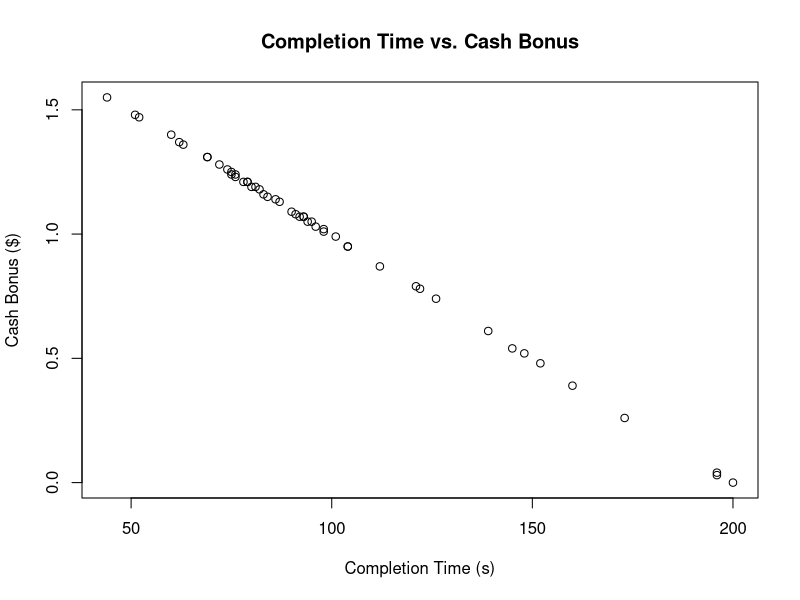
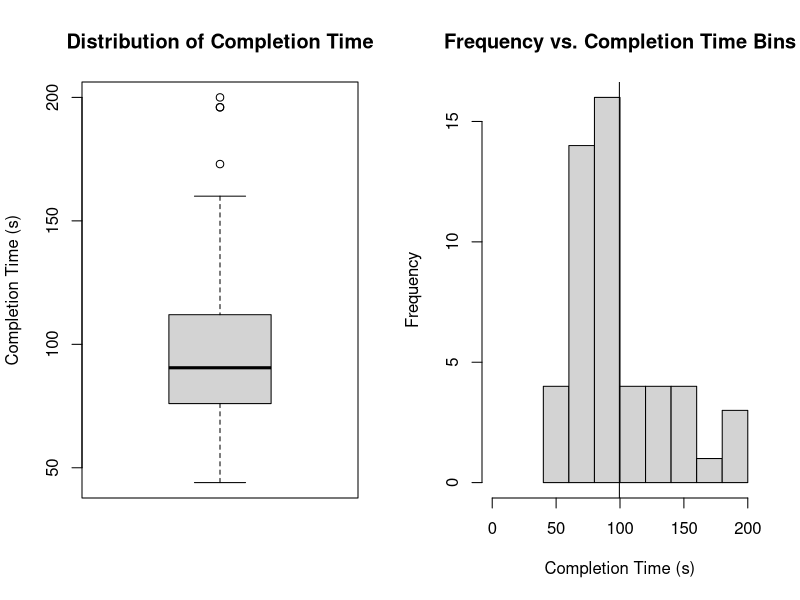
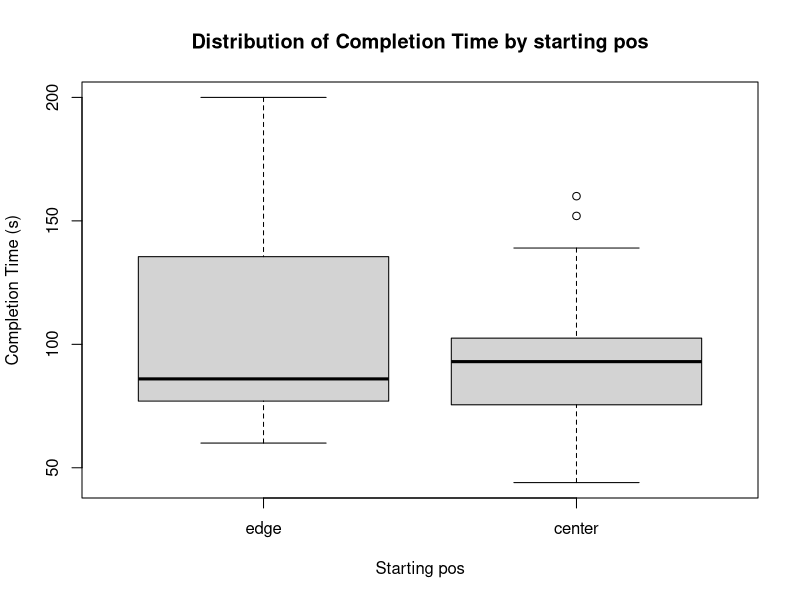
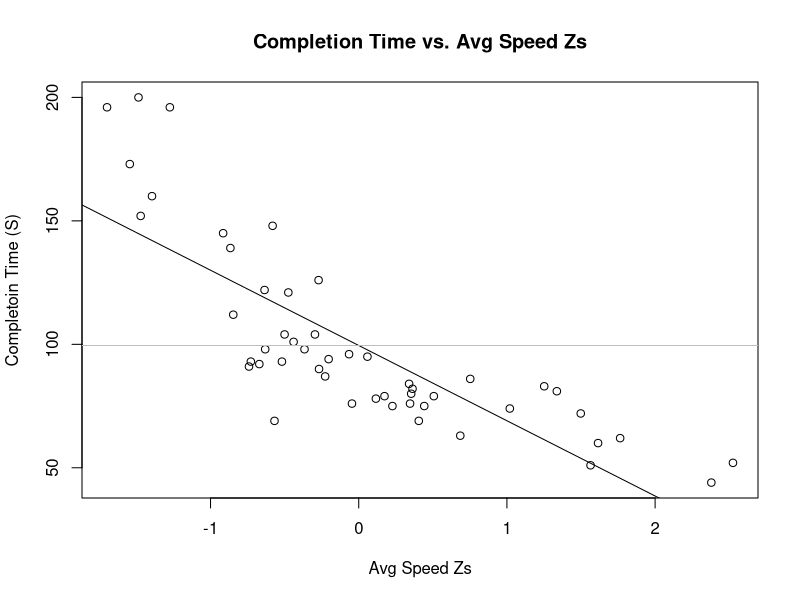
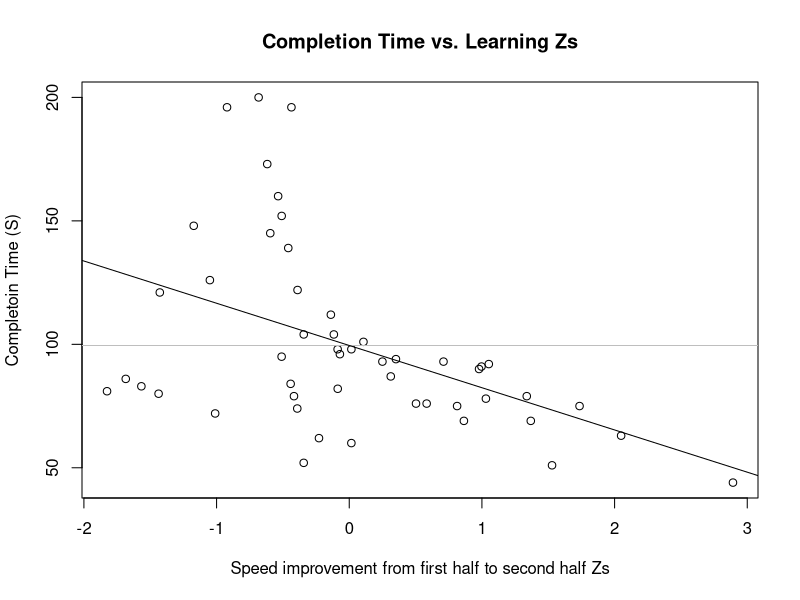
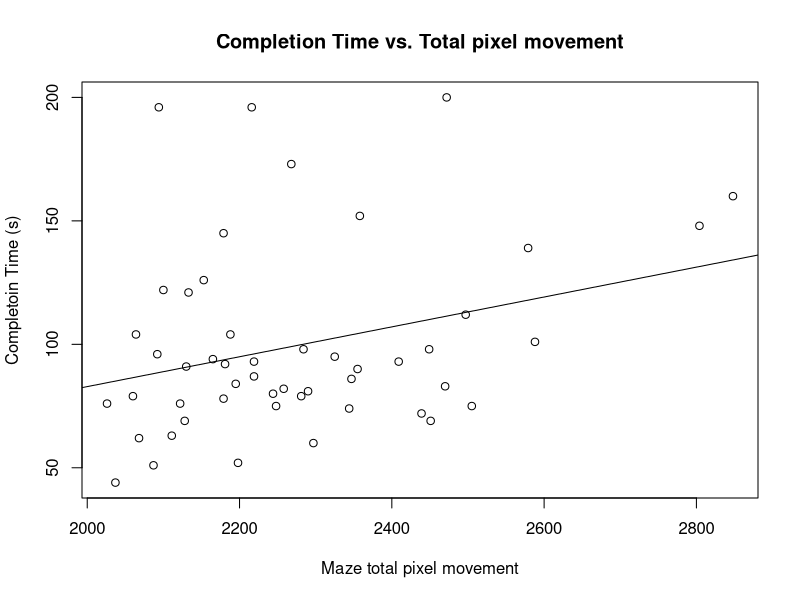
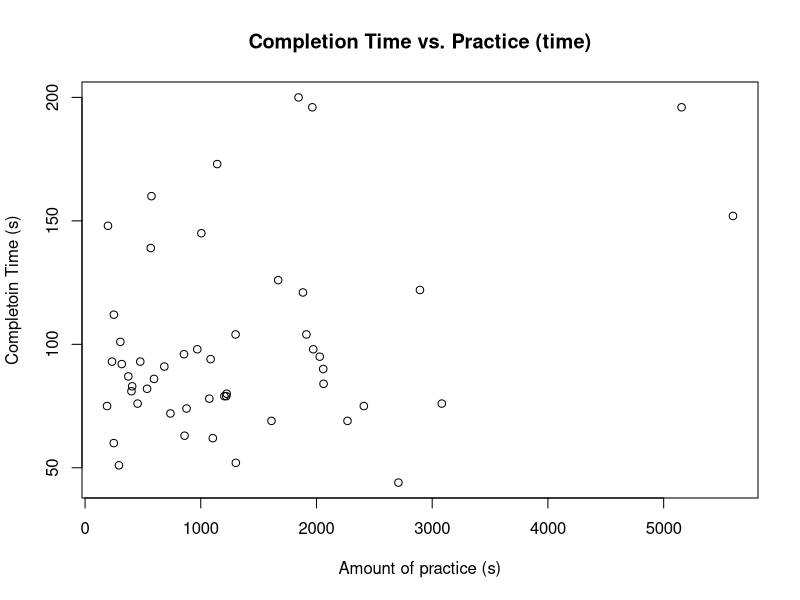
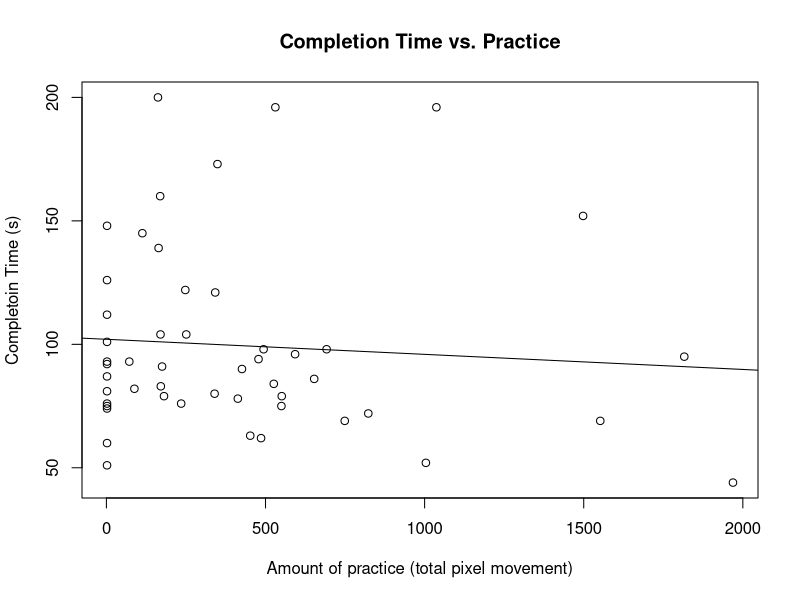

Recreate these plots in R, in order. (Note: this script raises an error after producing the figures.)
## ---- chunk 1
masterData <- read.csv("v2_mover_date_master.csv")

#**********************************
#Create Derived Metrics
#**********************************

#Improvement Index
masterData$first_half_sec_half_improvement <- 
  masterData$second_halv_avg_speed - masterData$first_half_avg_speed


#**********************************
#Initialize Z Score Values
#**********************************

#Completion Time Z scores
masterData$completion_time_z <- 
  (masterData$completion_time - mean(masterData$completion_time)) / sd(masterData$completion_time)

#Total Avg Speed Z scores
masterData$total_avg_speed_z <- 
  (masterData$total_avg_speed - mean(masterData$total_avg_speed)) /sd(masterData$total_avg_speed)

#Improvement Z scores
masterData$first_half_sec_half_improvement_z <-
(masterData$first_half_sec_half_improvement -
mean(masterData$first_half_sec_half_improvement))/sd(masterData$first_half_sec_half_improvement)

## ---- chunk 2
#Let's see if completoin time predicts bonus..
plot(x=masterData$completion_time, y = masterData$cash_bonus, ylab = "Cash Bonus ($)",
     main = "Completion Time vs. Cash Bonus", xlab = "Completion Time (s)")
## ---- chunk 3
cor(masterData$completion_time, masterData$cash_bonus)
## ---- chunk 4
par(mfrow = c(1,2))
boxplot(masterData$completion_time, main = "Distribution of Completion Time",
        ylab = "Completion Time (s)")
hist(masterData$completion_time, main = "Frequency vs. Completion Time Bins",
     xlim=c(0,200), xlab = "Completion Time (s)")
abline(v=mean(masterData$completion_time))
par(mfrow = c(1,1))
## ---- chunk 5
summary(masterData$completion_time)
## ---- chunk 6
#Graph it
boxplot(masterData$completion_time ~ masterData$start_from_center, xlab = "Starting pos",
        main = "Distribution of Completion Time by starting pos",
        names = c("edge", "center"), ylab = "Completion Time (s)")

?boxplot
## ---- chunk 7
#Take difference of means
mean(subset(masterData, start_from_center)$completion_time) - mean(subset(masterData, !start_from_center)$completion_time)
## ---- chunk 8
#Take the difference of means via a ttest

t.test(masterData$completion_time ~ masterData$start_from_center)$p.value
## ---- chunk 9
#Plot out completoin time vs. speed (z)
plot(completion_time ~ total_avg_speed_z, data = masterData,
main = "Completion Time vs. Avg Speed Zs", ylab = "Completoin Time (S)",
xlab = "Avg Speed Zs")
regression <- lm(completion_time ~ total_avg_speed_z, data = masterData)
abline(regression)
abline(h = mean(masterData$completion_time), col = "grey")
## ---- chunk 10
coef(regression)
## ---- chunk 11
summary(regression)$r.squared
## ---- chunk 12
#Learning vs. completion time
plot(completion_time ~ first_half_sec_half_improvement_z, data = masterData,
main = "Completion Time vs. Learning Zs", ylab = "Completoin Time (S)",
xlab = "Speed improvement from first half to second half Zs")
regression <- lm(completion_time ~ first_half_sec_half_improvement_z,
data = masterData)
abline(h = mean(masterData$completion_time), col = "gray")
abline(regression)
## ---- chunk 13
coef(regression)
## ---- chunk 14
summary(regression)$r.squared
## ---- chunk 15
#Does total pixel movement (i.e. efficiency) predict maze performance?
plot(completion_time ~ maze_total_pixel_movement, data = masterData,
main = "Completion Time vs. Total pixel movement", ylab = "Completoin Time (s)",
xlab = "Maze total pixel movement")
regression <- lm(completion_time ~ maze_total_pixel_movement, data = masterData)
abline(regression)
## ---- chunk 16
coef(regression)
## ---- chunk 17
summary(regression)$r.squared
## ---- chunk 18
#Does total practice (seconds) predict maze performance?
plot(completion_time ~ practice_time, data = masterData,
main = "Completion Time vs. Practice (time)", ylab = "Completoin Time (s)",
xlab = "Amount of practice (s)")
regression <- lm(completion_time ~ practice_time, data = masterData)
## ---- chunk 19
coef(regression)
## ---- chunk 20
summary(regression)$r.squared
## ---- chunk 21
#Look at total pixel movement
plot(completion_time ~ practice_total_pixel_movement, data = masterData,
main = "Completion Time vs. Practice", ylab = "Completoin Time (s)",
xlab = "Amount of practice (total pixel movement)")
regression <- lm(completion_time ~ practice_total_pixel_movement, data = masterData)
abline(regression)
## ---- chunk 22
coef(regression)
## ---- chunk 23
summary(regression)$r.squared
## ---- chunk 24
multi_var_regr <- lm(completion_time ~ total_avg_speed_z +
first_half_sec_half_improvement_z +
total_reset_count + maze_total_pixel_movement, data = masterData)
summary(multi_var_regr)
## ---- chunk 25

# "Compared to most people, how skilled do you think you are?"
masterData$self_skill_avg_q <- NA
masterData$self_skill_avg_q[masterData$self_skill_avg == "I am less skilled than most people"] <- -1
masterData$self_skill_avg_q[masterData$self_skill_avg == "I am about as skilled as most people"] <- 0
masterData$self_skill_avg_q[masterData$self_skill_avg == "I am more skilled than most people"] <- 1

# "Compared to MOST PEOPLE, how skilled do you think your partner is?"
masterData$partner_skill_avg_q <- NA
masterData$partner_skill_avg_q[masterData$partner_skill_avg == "They are less skilled than most people"] <- -1
masterData$partner_skill_avg_q[masterData$partner_skill_avg == "They are about as skilled as most people"] <- 0
masterData$partner_skill_avg_q[masterData$partner_skill_avg == "They are more skilled than most people"] <- 1

# "Compared to YOU, how skilled do you think your partner is?
masterData$partner_skill_you_q <- NA
masterData$partner_skill_you_q[masterData$partner_skill_you == "They are less skilled than me"] <- -1
masterData$partner_skill_you_q[masterData$partner_skill_you == "They are about as skilled as me"] <- 0
masterData$partner_skill_you_q[masterData$partner_skill_you == "They are more skilled than me"] <- 1


# "How often were you thinking about switching?"
masterData$switch_thinking_q <- NA
masterData$switch_thinking_q[masterData$switch_thinking == "Never"] <- 0
masterData$switch_thinking_q[masterData$switch_thinking == "Some of the time"] <- 1
masterData$switch_thinking_q[masterData$switch_thinking == "About half the time"] <- 2
masterData$switch_thinking_q[masterData$switch_thinking == "Most of the time"] <- 3
masterData$switch_thinking_q[masterData$switch_thinking == "The entire time"] <- 4

#Assign them to a catagory based on skill
masterData$skill_catagory <- NA
masterData$skill_catagory[masterData$completion_time_z <= -2] <- "ERROR" #IMPOSSIBLE to get a score this good!
masterData$skill_catagory[masterData$completion_time_z <= -1 & masterData$completion_time_z > -2] <- "-2_SD"
masterData$skill_catagory[masterData$completion_time_z <= 0 & masterData$completion_time_z > -1] <- "-1_SD"
masterData$skill_catagory[masterData$completion_time_z > 0 & masterData$completion_time_z < 1] <- "1_SD"
masterData$skill_catagory[masterData$completion_time_z >= 1 & masterData$completion_time_z < 2] <- "2_SD"
masterData$skill_catagory[masterData$completion_time_z >= 2] <- "3_SD"

# and relevel them so -2_sd is the first thing tha'ts displayed (vs. -1_sd)
masterData$skill_catagory <- as.factor(masterData$skill_catagory)
masterData$skill_catagory <- relevel(masterData$skill_catagory, "-2_SD")

## ---- chunk 26
par(mfrow = c(1,2))

#Should you ahve switched? Yes or no.
barplot(prop.table(table(masterData$switch_goodbad)), ylab = "% of respondents",
xlab = "Should you have switched?", names.arg = c("No", "Yes"),
main = "Should you have switched?")

switched_on_perf_self_report <- prop.table(table(masterData$noswitch_impact))
#Should you have switched? Effects of switchign on performance
barplot(switched_on_perf_self_report, ylab = "% of respondents",
xlab = "Affect of not switching on performance", main = "How'd not switch affect performance?")

# Assign them to a catagory based on their skill level
masterData$skill_catagory <- NA

par(mfrow = c(1,1))
## ---- chunk 27
# proportion of people who claimed that not switching hurt, helped, or had no affect on performance
ns_hurt <- sum(switched_on_perf_self_report[0:5])
ns_zero <- switched_on_perf_self_report[6]
ns_helped <- sum(switched_on_perf_self_report[7:11])

paste(ns_hurt, ns_zero, ns_helped, sep = ", ") #Values pasted togehter so they take up one line
## ---- chunk 28
plot(as.factor(masterData$switch_goodbad), x= jitter(masterData$noswitch_impact), 
     xlab = "Affect of switching in performance", ylab="Should you have switched (y/n)",
     main = "Affect of switch performance predict binary view of switch?")
## ---- chunk 29
# How good are you at judging your own performance?
par(mfrow = c(1,2))
plot(y = masterData$completion_time, x = masterData$self_skill_avg, 
     main = "Skill level self vs. Avg",
     names = c("same", "less", "more"),
     ylab = "Completion time (s)", xlab = "Your skill lvl vs. Avg Joe's")
barplot(table(masterData$self_skill_avg), names = c("same", "less", "more"),
        main = "Skill level self vs. Avg Hist", ylab = "# of responses",
        xlab = "Your skill lvl vs. Avg Joe's")
par(mfrow = c(1,1))
## ---- chunk 30
# How do you judge partner's performance RELATIVE TO YOURSELF?
par(mfrow = c(1,2))
plot(y = masterData$completion_time, x = masterData$partner_skill_you, 
     main = "Partner Skill Lvl You vs. CTs", xlab = "Partner Skill Lvl vs. You",
     names = c("equal", "less", "more"), ylab = "Completion time (s)")
barplot(table(masterData$partner_skill_you), names = c("equal", "less", "more"),
        main = "Partner Skill Lvl Hist", ylab = "# of responses",
        xlab = "Partner Skill Lvl vs. You")
par(mfrow = c(1,1))
## ---- chunk 31
plot(x = masterData$self_skill_avg_q, y = jitter(masterData$partner_skill_you_q), xlab = "Your performance Perception (-1 = less, 0 = same, 1 = more)", ylab = "Partner Performance vs. You", main = "Partner's skill lvl perc. vs. your skill lvl perception")
## ---- chunk 32
# How do you judge partner's performance RELATIVE TO THE AVERAGE JOE'S?
par(mfrow = c(1,2))
plot(y = masterData$completion_time, x = masterData$partner_skill_avg, 
     main = "Partner Skill Lvl Avg vs. CTs", xlab = "Partner Skill Lvl vs. Avg Joe's",
     names = c("equal", "less", "more"), ylab = "Completion time (s)")
barplot(table(masterData$partner_skill_avg), names = c("equal", "less", "more"),
        main = "Partner Skill Lvl Hist", ylab = "# of responses",
        xlab = "Partner Skill Lvl vs. Avg Joe's")
par(mfrow = c(1,1))
## ---- chunk 33
# -- 2) Are people good judges of their performance?
plot(x = masterData$skill_catagory, y = masterData$self_skill_avg)
# -- 2) Are people good judges of their performance?
plot(x = masterData$skill_catagory, y = masterData$self_skill_avg_q)
# -- 2) Are people good judges of their performance?
boxplot(masterData$self_skill_avg_q ~ masterData$skill_catagory)
ox
# -- 2) Are people good judges of their performance?
boxplot(masterData$self_skill_avg_q ~ masterData$skill_catagory)
table(masterData$self_skill_avg)
# -- 2) Are people good judges of their performance?
boxplot(masterData$self_skill_avg_q ~ masterData$skill_catagory, xlab = "Skill catagory",
ylab="Skill lvl compared to partner")
table(masterData$self_skill_avg)
boxplot(masterData$self_skill_avg_q ~ masterData$skill_catagory, xlab = "Skill catagory",
ylab="Skill lvl compared to partner", main = "Am I good at the maze?")
#better_on_own: How much better would you be on your own (METRIC)? Absolute vs. present
masterData$better_on_own_seconds <- masterData$completion_time - masterData$perf_self_solo
masterData$better_on_own_percent <- (1 - masterData$perf_self_solo/masterData$completion_time) * 100
View(masterData)
masterData$better_on_own_percent <- round((1 - masterData$perf_self_solo/masterData$completion_time) * 100, 2)
#better_on_own: How much better would you be on your own (METRIC)? Absolute vs. present
masterData$better_on_own_seconds <- masterData$completion_time - masterData$perf_self_solo
masterData$better_on_own_percent <- round((1 - masterData$perf_self_solo/masterData$completion_time) * 100, 2)
masterData$myself_average_comparison_seconds <- masterData$completion_time - masterData$perf_avg_pair
masterData$myself_average_comparison_percent <- round((1 - masterData$perf_avg_pair/masterData$completion_time) * 100, 2)
View(masterData)
# - a) Are people good judges of their performance?
factors(masterData$self_skill_avg)
# - a) Are people good judges of their performance?
Table(masterData$self_skill_avg)
# - a) Are people good judges of their performance?
table(masterData$self_skill_avg)
boxplot(masterData$self_skill_avg_q ~ masterData$skill_catagory,
xlab = "Skill catagory (lower = better)", ylab="Skill lvl compared to most people",
main = "Am I good at the maze?")
# - a) Are people good judges of their performance? Metric approach.
boxplot(masterData$self_skill_avg_q ~ masterData$skill_catagory,
xlab = "Skill catagory (lower = better)", ylab="Skill lvl compared to most people",
main = "Am I good at the maze compared to most people?")

